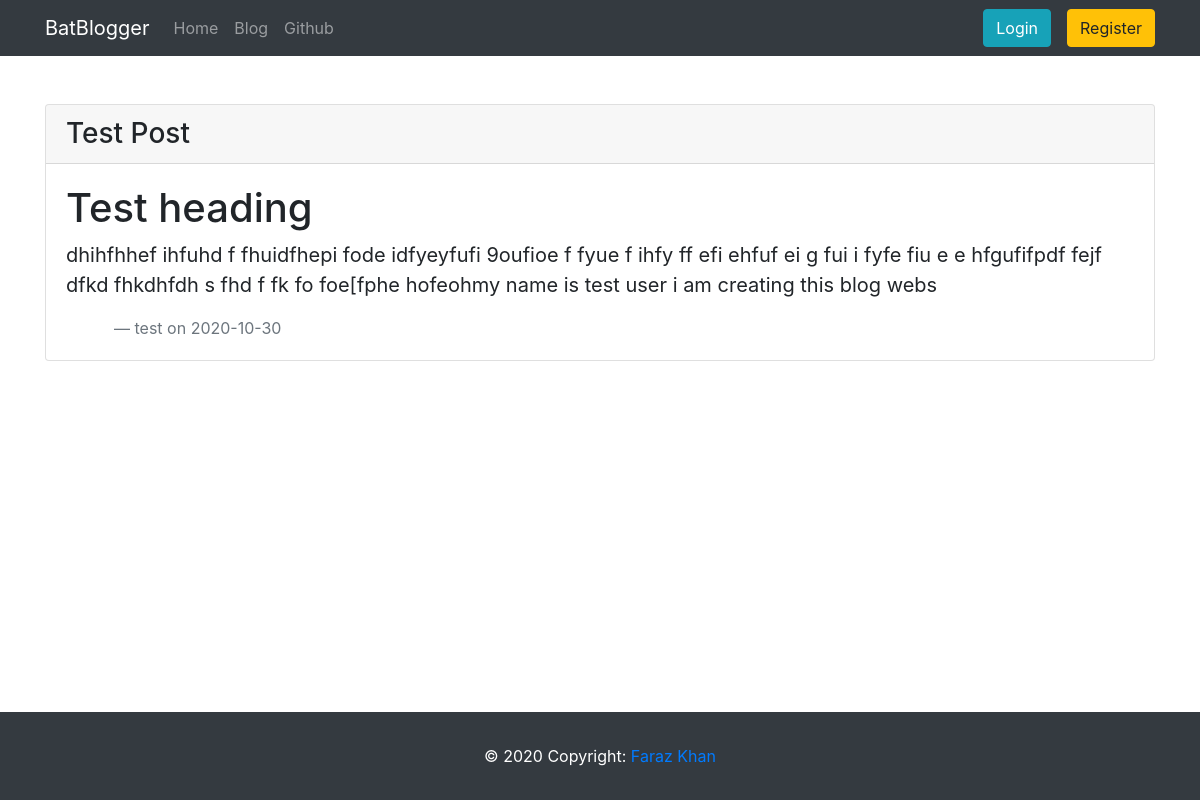
The app's page /blog/2, older data.
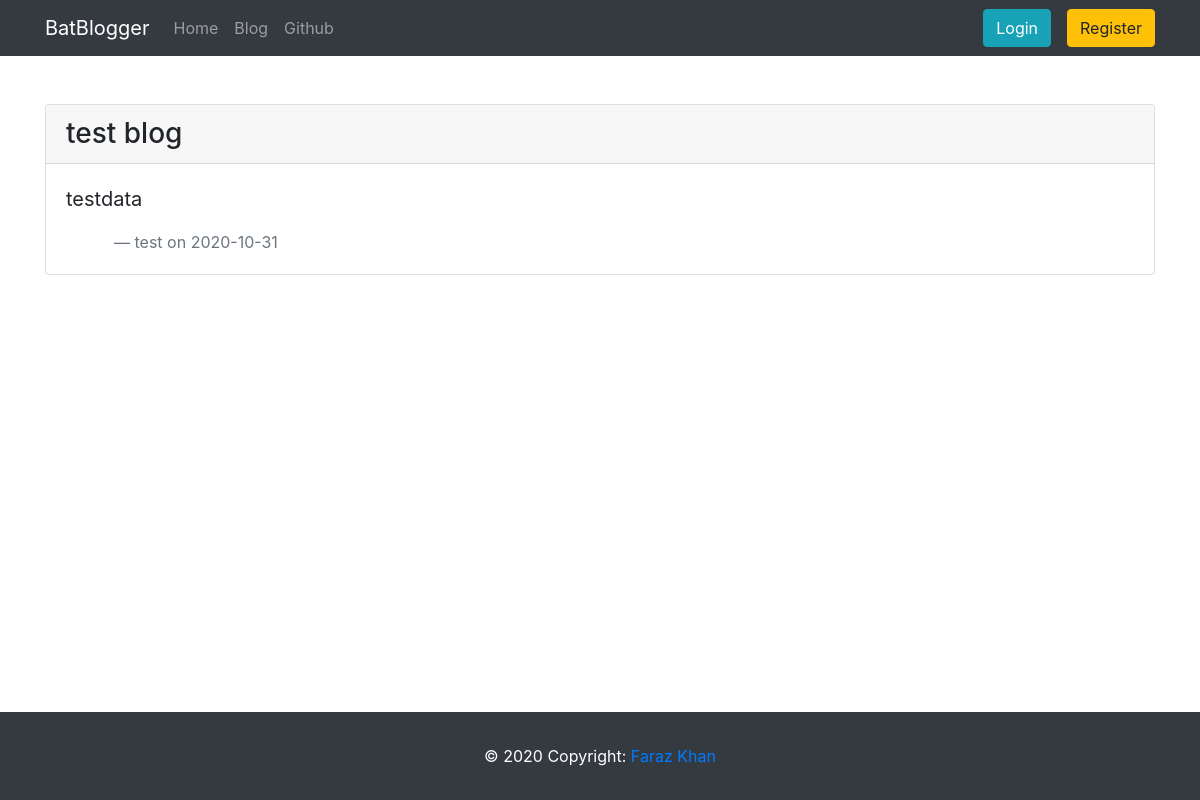
The same page, newer data.
### blog/models.py (models this page shows, shortened)
class Post(db.Model):
    id = db.Column(db.Integer,primary_key=True)
    title = db.Column(db.String(100),nullable=False)
    date_posted = db.Column(db.DateTime,nullable=False,default=datetime.utcnow())
    content = db.Column(db.Text,nullable=False)
    user_id = db.Column(db.Integer,db.ForeignKey('user.id'),nullable=False)

### blog/posts/routes.py (the view)
@posts.route("/blog/<int:id>")
def post(id):
    post = Post.query.get_or_404(id)
    return render_template('readblog.html',post=post)

### blog/templates/readblog.html (shortened to what this page needs)
{% extends "base.html" %}
{% block content %}
<div style="margin-bottom:200px;" class="container">
<div class="card my-5">
    <div class="card-header">
        <h3 class="d-inline">{{post.title}}</h3>
    </div>
    <div class="card-body">
      <blockquote class="blockquote mb-0">
        {{post.content | markdown}}
        <footer class="ml-5 blockquote-footer">{{post.author.username}} on {{post.date_posted.strftime('%Y-%m-%d')}}</footer>
      </blockquote>
    </div>
</div>
</div>
{% endblock content %}

Row changes from the older to the newer data that the page shows:
changed Post: title "Test Post" → "test blog"; content "Test heading dhihfhhef ihfuhd f fhuidfhepi fode idfyeyfufi 9oufioe f fyue f ihfy ff efi ehfuf ei g fui i fyfe fiu e e hfgufifpdf fejf dfkd fhkdhfdh s fhd f fk fo foe[fphe hofeohmy name is test user i am creating this blog webs" → "testdata"; date_posted "2020-10-30" → "2020-10-31"
